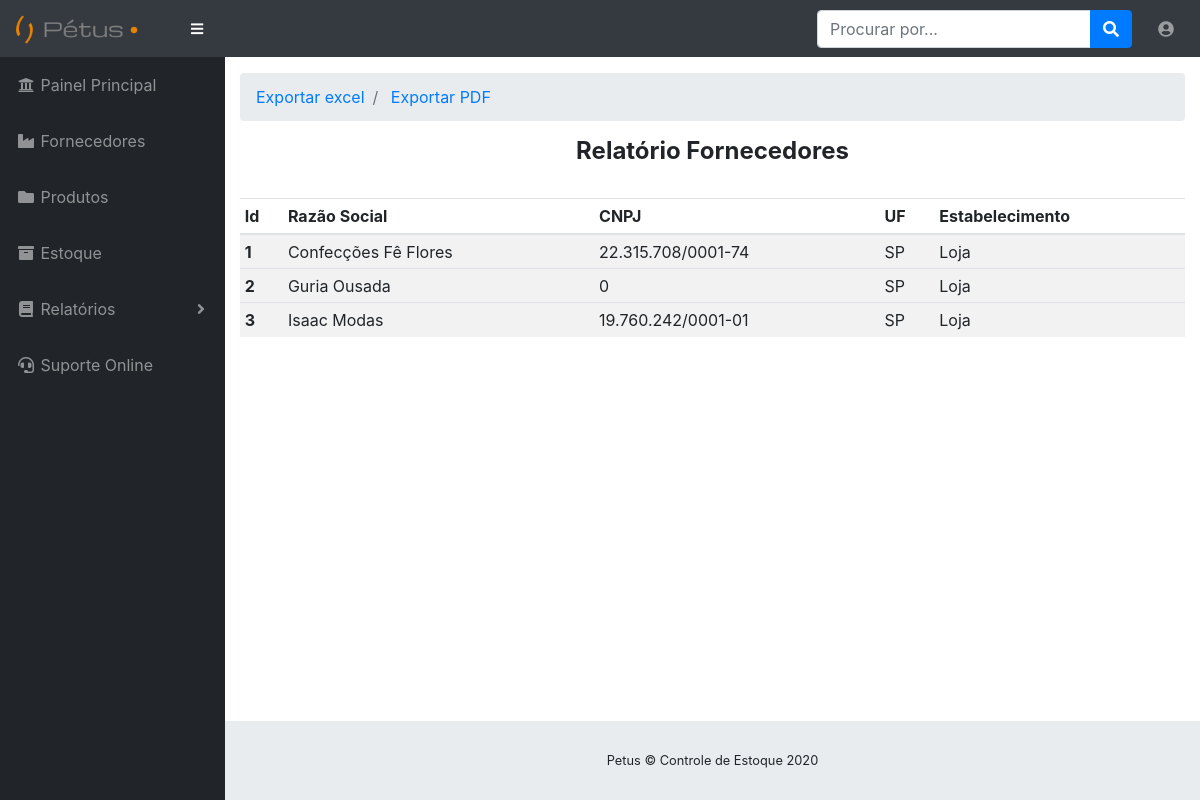
Screenshot of /view/relatorio_fornecedores.php (signed in) with the database file from the repository.
### tables this page shows
CREATE TABLE `fornecedores` (
  `id` int(11) NOT NULL,
  `nome` varchar(100) DEFAULT NULL,
  `cnpj` varchar(50) DEFAULT NULL,
  `uf` varchar(3) DEFAULT NULL,
  `tipo_estabelecimento` varchar(50) DEFAULT NULL
);

### view/relatorio_fornecedores.php (the view, shortened to what this page needs)
<?php
require "../dao/conexao.php";
$sql_fornecedores = "SELECT * FROM fornecedores ORDER BY id ";
$result_fornecedores = mysqli_query($conexao, $sql_fornecedores);
$row_fornecedores = mysqli_num_rows($result_fornecedores);
?>
<!DOCTYPE html>
<html lang="en">
<head>
  <link href="../vendor/fontawesome-free/css/all.min.css" rel="stylesheet" type="text/css">
  <link href="../vendor/datatables/dataTables.bootstrap4.css" rel="stylesheet">
  <link href="../css/sb-admin.css" rel="stylesheet">
</head>
<body id="page-top">
  <?php
  include_once "nav.php";
  ?>
  <div id="wrapper">
    <?php
    include_once "menu.php";
    ?>
    <div id="content-wrapper">
      <div class="container-fluid">
        <ol class="breadcrumb">
          <li class="breadcrumb-item">
            <a href="planilha_fornecedores.php">Exportar excel</a>
          </li>
          <li class="breadcrumb-item">
            <a href="gerar_pdf_fornecedores.php">Exportar PDF</a>
          </li>
        </ol>
        <h4 style="text-align:center"><strong>Relatório Fornecedores</strong></h4><br>
        <?php
        if ($row_fornecedores == "0") { ?>
          <div class="alert alert-warning" role="alert">
            Nenhum fornecedor cadastrado <i class="fas fa-fw fa-exclamation-triangle"></i>
          </div>
        <?php
        } else { ?>
          <div class="table-responsive">
            <table class="table table-striped table-sm">
              <thead>
                <tr>
                  <th>Id</th>
                  <th>Razão Social</th>
                  <th>CNPJ</th>
                  <th>UF</th>
                  <th>Estabelecimento</th>
                </tr>
              </thead>
              <tbody>
                <?php while ($dados_fornecedores = mysqli_fetch_array($result_fornecedores)) {
                    echo "<tr>";
                    echo "<th scope='row'>" . $dados_fornecedores['id'] . "</th>";
                    echo  "<td>" . $dados_fornecedores['nome'] . "</td>";
                    echo  "<td>" . $dados_fornecedores['cnpj'] . "</td>";
                    echo  "<td>" . $dados_fornecedores['uf'] . "</td>";
                    echo  "<td>" . $dados_fornecedores['tipo_estabelecimento'] . "</td>";
                    echo "<tr>";
                  } ?>
              </tbody>
            </table>
          </div>
        <?php
        }
        ?>
      </div>
      <footer class="sticky-footer">
        <div class="container my-auto">
          <div class="copyright text-center my-auto">
            <span>Petus © Controle de Estoque 2020</span>
          </div>
        </div>
      </footer>
    </div>
  </div>
</body>
</html>

### rows the page displays
fornecedores: id "1", nome "Confecções Fê Flores", cnpj "22.315.708/0001-74", uf "SP", tipo_estabelecimento "Loja"
fornecedores: id "2", nome "Guria Ousada", cnpj "0", uf "SP", tipo_estabelecimento "Loja"
fornecedores: id "3", nome "Isaac Modas", cnpj "19.760.242/0001-01", uf "SP", tipo_estabelecimento "Loja"
